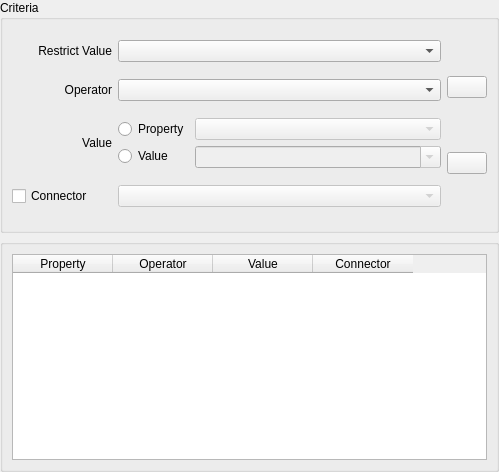
<?xml version="1.0" encoding="UTF-8"?>
<ui version="4.0">
 <class>WhereClauseWidgetForm</class>
 <widget class="QWidget" name="WhereClauseWidgetForm">
  <property name="geometry">
   <rect>
    <x>0</x>
    <y>0</y>
    <width>499</width>
    <height>472</height>
   </rect>
  </property>
  <property name="windowTitle">
   <string>Where Clause</string>
  </property>
  <layout class="QGridLayout" name="gridLayout">
   <property name="margin">
    <number>0</number>
   </property>
   <item row="0" column="0">
    <layout class="QGridLayout" name="gridLayout_35">
     <item row="0" column="0">
      <widget class="QGroupBox" name="m_criteriaGroupBox">
       <property name="title">
        <string>Criteria</string>
       </property>
       <layout class="QGridLayout" name="gridLayout_34">
        <item row="0" column="0">
         <layout class="QGridLayout" name="gridLayout_33">
          <item row="0" column="0">
           <layout class="QGridLayout" name="gridLayout_32">
            <item row="0" column="0">
             <layout class="QGridLayout" name="gridLayout_17">
              <item row="0" column="0">
               <widget class="QLabel" name="label">
                <property name="minimumSize">
                 <size>
                  <width>100</width>
                  <height>0</height>
                 </size>
                </property>
                <property name="maximumSize">
                 <size>
                  <width>100</width>
                  <height>16777215</height>
                 </size>
                </property>
                <property name="text">
                 <string>Restrict Value</string>
                </property>
                <property name="alignment">
                 <set>Qt::AlignRight|Qt::AlignTrailing|Qt::AlignVCenter</set>
                </property>
               </widget>
              </item>
              <item row="0" column="1">
               <widget class="QComboBox" name="m_restrictValueComboBox">
                <property name="sizePolicy">
                 <sizepolicy hsizetype="MinimumExpanding" vsizetype="Fixed">
                  <horstretch>0</horstretch>
                  <verstretch>0</verstretch>
                 </sizepolicy>
                </property>
               </widget>
              </item>
             </layout>
            </item>
            <item row="1" column="0">
             <layout class="QGridLayout" name="gridLayout_19">
              <item row="0" column="0">
               <widget class="QLabel" name="label_2">
                <property name="minimumSize">
                 <size>
                  <width>100</width>
                  <height>0</height>
                 </size>
                </property>
                <property name="maximumSize">
                 <size>
                  <width>100</width>
                  <height>16777215</height>
                 </size>
                </property>
                <property name="text">
                 <string>Operator</string>
                </property>
                <property name="alignment">
                 <set>Qt::AlignRight|Qt::AlignTrailing|Qt::AlignVCenter</set>
                </property>
               </widget>
              </item>
              <item row="0" column="1">
               <widget class="QComboBox" name="m_OperatorComboBox"/>
              </item>
             </layout>
            </item>
            <item row="2" column="0">
             <layout class="QGridLayout" name="gridLayout_12">
              <item row="0" column="0">
               <widget class="QLabel" name="label_3">
                <property name="minimumSize">
                 <size>
                  <width>100</width>
                  <height>0</height>
                 </size>
                </property>
                <property name="maximumSize">
                 <size>
                  <width>100</width>
                  <height>16777215</height>
                 </size>
                </property>
                <property name="text">
                 <string>Value</string>
                </property>
                <property name="alignment">
                 <set>Qt::AlignRight|Qt::AlignTrailing|Qt::AlignVCenter</set>
                </property>
               </widget>
              </item>
              <item row="0" column="1">
               <layout class="QGridLayout" name="gridLayout_16">
                <item row="0" column="0">
                 <layout class="QGridLayout" name="gridLayout_13">
                  <item row="0" column="0">
                   <widget class="QRadioButton" name="m_valuePropertyRadioButton">
                    <property name="text">
                     <string>Property</string>
                    </property>
                   </widget>
                  </item>
                  <item row="1" column="0">
                   <widget class="QRadioButton" name="m_valueValueRadioButton">
                    <property name="text">
                     <string>Value</string>
                    </property>
                   </widget>
                  </item>
                 </layout>
                </item>
                <item row="0" column="1">
                 <layout class="QGridLayout" name="gridLayout_15">
                  <item row="1" column="0">
                   <widget class="QComboBox" name="m_valueValueComboBox">
                    <property name="enabled">
                     <bool>false</bool>
                    </property>
                    <property name="minimumSize">
                     <size>
                      <width>200</width>
                      <height>0</height>
                     </size>
                    </property>
                    <property name="editable">
                     <bool>true</bool>
                    </property>
                   </widget>
                  </item>
                  <item row="0" column="0">
                   <widget class="QComboBox" name="m_valuePropertyComboBox">
                    <property name="enabled">
                     <bool>false</bool>
                    </property>
                    <property name="sizePolicy">
                     <sizepolicy hsizetype="MinimumExpanding" vsizetype="Fixed">
                      <horstretch>0</horstretch>
                      <verstretch>0</verstretch>
                     </sizepolicy>
                    </property>
                    <property name="minimumSize">
                     <size>
                      <width>200</width>
                      <height>0</height>
                     </size>
                    </property>
                    <property name="editable">
                     <bool>false</bool>
                    </property>
                   </widget>
                  </item>
                 </layout>
                </item>
               </layout>
              </item>
             </layout>
            </item>
            <item row="3" column="0">
             <layout class="QGridLayout" name="gridLayout_22">
              <item row="0" column="1">
               <widget class="QComboBox" name="m_connectorComboBox">
                <property name="enabled">
                 <bool>false</bool>
                </property>
                <property name="sizePolicy">
                 <sizepolicy hsizetype="MinimumExpanding" vsizetype="Fixed">
                  <horstretch>0</horstretch>
                  <verstretch>0</verstretch>
                 </sizepolicy>
                </property>
               </widget>
              </item>
              <item row="0" column="0">
               <widget class="QCheckBox" name="m_connectorCheckBox">
                <property name="minimumSize">
                 <size>
                  <width>100</width>
                  <height>0</height>
                 </size>
                </property>
                <property name="layoutDirection">
                 <enum>Qt::LeftToRight</enum>
                </property>
                <property name="text">
                 <string>Connector</string>
                </property>
               </widget>
              </item>
             </layout>
            </item>
           </layout>
          </item>
          <item row="0" column="1">
           <layout class="QGridLayout" name="gridLayout_14">
            <item row="0" column="0">
             <spacer name="verticalSpacer">
              <property name="orientation">
               <enum>Qt::Vertical</enum>
              </property>
              <property name="sizeHint" stdset="0">
               <size>
                <width>20</width>
                <height>40</height>
               </size>
              </property>
             </spacer>
            </item>
            <item row="1" column="0">
             <widget class="QPushButton" name="m_addWhereClausePushButton">
              <property name="text">
               <string/>
              </property>
             </widget>
            </item>
            <item row="2" column="0">
             <spacer name="verticalSpacer_3">
              <property name="orientation">
               <enum>Qt::Vertical</enum>
              </property>
              <property name="sizeHint" stdset="0">
               <size>
                <width>20</width>
                <height>17</height>
               </size>
              </property>
             </spacer>
            </item>
            <item row="3" column="0">
             <widget class="QPushButton" name="m_removeWhereClausePushButton">
              <property name="text">
               <string/>
              </property>
             </widget>
            </item>
            <item row="4" column="0">
             <spacer name="verticalSpacer_2">
              <property name="orientation">
               <enum>Qt::Vertical</enum>
              </property>
              <property name="sizeHint" stdset="0">
               <size>
                <width>20</width>
                <height>40</height>
               </size>
              </property>
             </spacer>
            </item>
           </layout>
          </item>
         </layout>
        </item>
       </layout>
      </widget>
     </item>
     <item row="1" column="0">
      <widget class="QGroupBox" name="groupBox_5">
       <property name="title">
        <string/>
       </property>
       <layout class="QGridLayout" name="gridLayout_18">
        <item row="0" column="0">
         <widget class="QTableWidget" name="m_whereClauseTableWidget">
          <property name="selectionBehavior">
           <enum>QAbstractItemView::SelectRows</enum>
          </property>
          <attribute name="horizontalHeaderMinimumSectionSize">
           <number>29</number>
          </attribute>
          <column>
           <property name="text">
            <string>Property</string>
           </property>
          </column>
          <column>
           <property name="text">
            <string>Operator</string>
           </property>
          </column>
          <column>
           <property name="text">
            <string>Value</string>
           </property>
          </column>
          <column>
           <property name="text">
            <string>Connector</string>
           </property>
          </column>
         </widget>
        </item>
       </layout>
      </widget>
     </item>
    </layout>
   </item>
  </layout>
 </widget>
 <tabstops>
  <tabstop>m_restrictValueComboBox</tabstop>
  <tabstop>m_OperatorComboBox</tabstop>
  <tabstop>m_valuePropertyRadioButton</tabstop>
  <tabstop>m_valuePropertyComboBox</tabstop>
  <tabstop>m_valueValueRadioButton</tabstop>
  <tabstop>m_valueValueComboBox</tabstop>
  <tabstop>m_connectorCheckBox</tabstop>
  <tabstop>m_connectorComboBox</tabstop>
  <tabstop>m_addWhereClausePushButton</tabstop>
  <tabstop>m_removeWhereClausePushButton</tabstop>
  <tabstop>m_whereClauseTableWidget</tabstop>
 </tabstops>
 <resources/>
 <connections>
  <connection>
   <sender>m_connectorCheckBox</sender>
   <signal>clicked(bool)</signal>
   <receiver>m_connectorComboBox</receiver>
   <slot>setEnabled(bool)</slot>
   <hints>
    <hint type="sourcelabel">
     <x>77</x>
     <y>201</y>
    </hint>
    <hint type="destinationlabel">
     <x>204</x>
     <y>200</y>
    </hint>
   </hints>
  </connection>
  <connection>
   <sender>m_valuePropertyRadioButton</sender>
   <signal>clicked(bool)</signal>
   <receiver>m_valuePropertyComboBox</receiver>
   <slot>setEnabled(bool)</slot>
   <hints>
    <hint type="sourcelabel">
     <x>191</x>
     <y>133</y>
    </hint>
    <hint type="destinationlabel">
     <x>231</x>
     <y>133</y>
    </hint>
   </hints>
  </connection>
  <connection>
   <sender>m_valuePropertyRadioButton</sender>
   <signal>clicked(bool)</signal>
   <receiver>m_valueValueComboBox</receiver>
   <slot>setDisabled(bool)</slot>
   <hints>
    <hint type="sourcelabel">
     <x>157</x>
     <y>135</y>
    </hint>
    <hint type="destinationlabel">
     <x>255</x>
     <y>158</y>
    </hint>
   </hints>
  </connection>
  <connection>
   <sender>m_valueValueRadioButton</sender>
   <signal>clicked(bool)</signal>
   <receiver>m_valueValueComboBox</receiver>
   <slot>setEnabled(bool)</slot>
   <hints>
    <hint type="sourcelabel">
     <x>151</x>
     <y>165</y>
    </hint>
    <hint type="destinationlabel">
     <x>226</x>
     <y>159</y>
    </hint>
   </hints>
  </connection>
  <connection>
   <sender>m_valueValueRadioButton</sender>
   <signal>clicked(bool)</signal>
   <receiver>m_valuePropertyComboBox</receiver>
   <slot>setDisabled(bool)</slot>
   <hints>
    <hint type="sourcelabel">
     <x>171</x>
     <y>159</y>
    </hint>
    <hint type="destinationlabel">
     <x>239</x>
     <y>132</y>
    </hint>
   </hints>
  </connection>
 </connections>
</ui>
